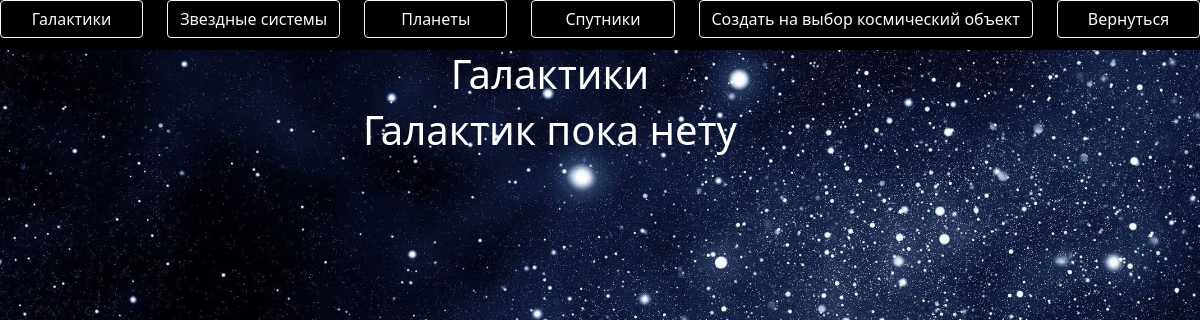
The app's page /galaxy/1 (signed in), older data.
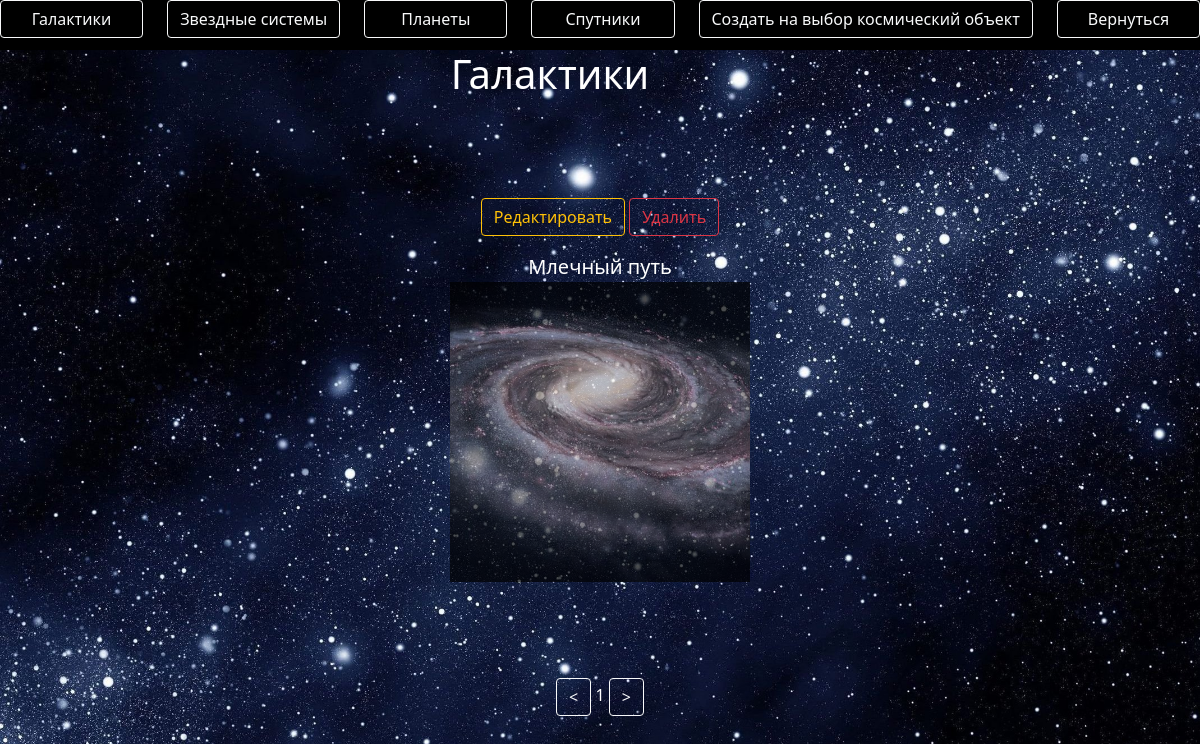
The same page, newer data.
### data/galaxies.py (models this page shows)
class Galaxies(SqlAlchemyBase, UserMixin):
    __tablename__ = 'galaxies'
    id = sqlalchemy.Column(sqlalchemy.Integer,
                           primary_key=True, autoincrement=True)
    name = sqlalchemy.Column(sqlalchemy.String, nullable=True)
    text = sqlalchemy.Column(sqlalchemy.String, nullable=True)
    photo = sqlalchemy.Column(sqlalchemy.String, nullable=True)

### main.py (the view)
@app.route('/galaxy/<int:page>', methods=['GET', 'POST'])
def galaxies(page):
    form = CatalogForm()
    db_sess = db_session.create_session()
    arr = db_sess.query(Galaxies).filter(Galaxies.id != 1)
    arr = [x for x in arr]
    n = abs(-len(arr) // 8)
    arr = [x for x in arr[(page - 1) * 8:page * 8]]
    db_sess.close()
    if form.submit_left_page.data:
        if page > 1:
            return redirect(f'/galaxy/{page - 1}')
    if form.submit_right_page.data:
        if page < n:
            return redirect(f'/galaxy/{page + 1}')
    if form.submit_return.data:
        return redirect('/')
    if form.submit_planets.data:
        return redirect('/planet/1')
    if form.submit_star_systems.data:
        return redirect('/star_system/1')
    if form.submit_choise_create.data:
        return redirect('/choise_create')
    if form.submit_satellites.data:
        return redirect('/satellite/1')
    return render_template('galaxy.html', form=form, arr=arr, len_arr=len(arr), page=page)

### forms/catalog_form.py
class CatalogForm(FlaskForm):
    submit_galaxy = SubmitField('Галактики')
    submit_star_systems = SubmitField('Звездные системы')
    submit_planets = SubmitField('Планеты')
    submit_satellites = SubmitField('Спутники')
    submit_right_page = SubmitField('>')
    submit_left_page = SubmitField('<')
    submit_choise_create = SubmitField('Создать на выбор космический объект')
    submit_return = SubmitField('Вернуться')

### data/db_session.py (called while the page is built)
def create_session() -> Session:
    global __factory
    return __factory()

### main.py (called while the page is built)
@login_manager.user_loader
def load_user(user_id):
    db_sess = db_session.create_session()
    db_sess.close()
    return db_sess.query(User).get(user_id)

### templates/galaxy.html (shortened to what this page needs)
{% extends "catalog.html" %}
{% block content %}
<h1 align="center" style="color: white; margin-right: 100px;">Галактики</h1>
{% if not arr %}
<h1 align="center" style="color: white; margin-right: 100px;">Галактик пока нету</h1>
{% else %}
    <div class="container text-center" style="color: white; margin-top: 100px;" align="center">
            <div class="row">
                {% for i in arr[:4] %}
                <div class="col">
                    {% if current_user.user_level >= 4 %}
                    <p><a href="/edit_galaxy/{{ i.id }}" class="btn btn-outline-warning">Редактировать</a>
                    <a href="/delete_galaxy/{{ i.id }}" class="btn btn-outline-danger">Удалить</a></p>
                    {% endif %}
                    {% if i.photo %}
                    <a class="navbar-brand" style="color: white;" href="/check_kosmos_body/{{i.id}}/galaxy">{{ i.name }}
                        <p><img src="{{url_for('static', filename=i.photo[7:])}}" style="width: 300px; height: 300px; object-fit: cover;  opacity: 0.7;"></p>
                    </a>
                    {% else %}
                    <div align="center">
                        <a class="navbar-brand" style="color: white;" href="/check_kosmos_body/{{i.id}}/galaxy">{{ i.name }}
                        <div style="width: 300px; height: 300px; background-color: rgba(0, 0, 0, 0.5)" align="center">
                        </div></a>
                    </div>
                    {% endif %}
                </div>
                {% endfor %}
            </div>
    </div>
    <form action="" method="post" novalidate>
    <div align="center" style="margin-top: 50px;">
        {{ form.submit_left_page(type="submit", class="btn btn-outline-light") }}
        <span style="color: white;">{{ page }}</span>
        {{ form.submit_right_page(type="submit", class="btn btn-outline-light") }}
    </div>
    </form>
{% endif %}
{% endblock %}

Row changes from the older to the newer data that the page shows:
added Galaxies: name "Млечный путь", photo (picture)
Text that changed along with them:
form field submit_left_page: (not shown) → "<"
{{ page }}: (not shown) → "1"
form field submit_right_page: (not shown) → ">"
text no longer shown: "Галактик пока нету"
